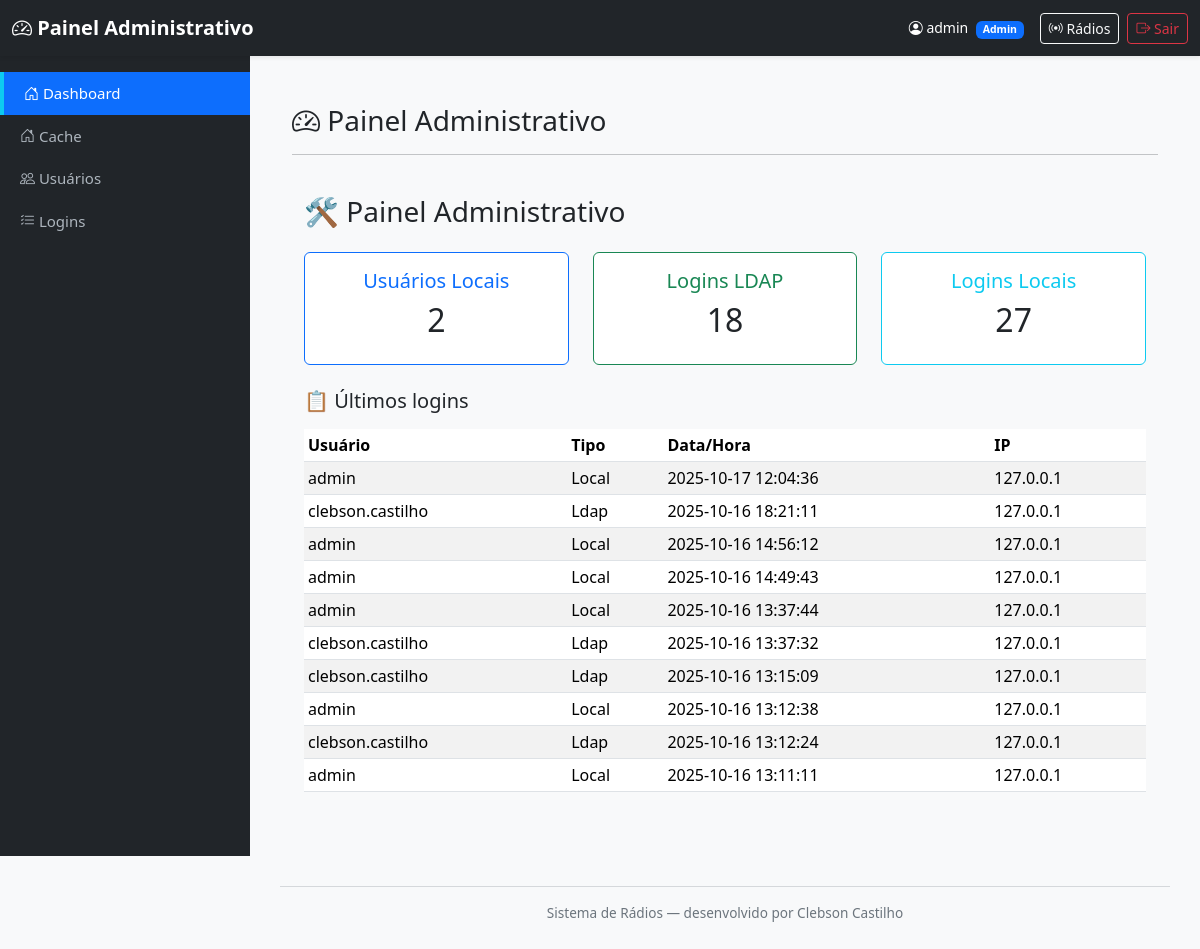
The page /admin/dashboard (signed in) on the database as committed earlier.
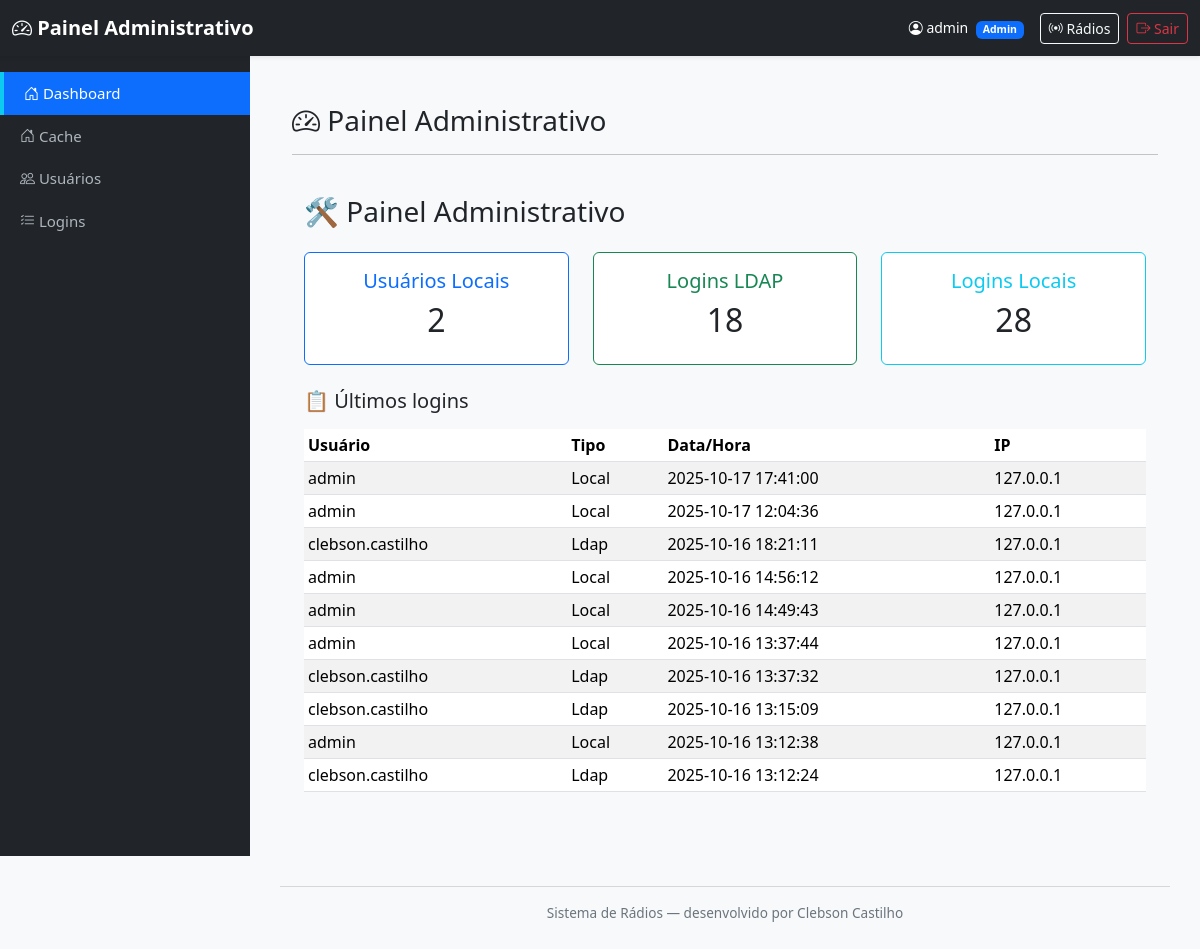
The same page on the database as committed later.
### tables this page shows
CREATE TABLE logins (
            id INTEGER PRIMARY KEY AUTOINCREMENT,
            usuario TEXT NOT NULL,
            tipo_login TEXT NOT NULL,
            data_hora TEXT NOT NULL,
            ip TEXT
        );

### mod_admin/routes.py (the view)
@bp_admin.route('/admin/dashboard')
@admin_required   # ✅ Decorator direto
def dashboard():
    total_usuarios = contar_usuarios()
    logins = contar_logins()
    total_local = logins.get("local", 0)
    total_ldap = logins.get("ldap", 0)
    logs = listar_logins(10)
    usuarios = listar_usuarios()
    return render_template(
        'admin_dashboard.html',
        total_usuarios=total_usuarios,
        total_local=total_local,
        total_ldap=total_ldap,
        logs=logs,
        usuarios=usuarios
    )

### mod_admin/models.py (called while the page is built)
def get_connection():
    conn = sqlite3.connect(DB_PATH, check_same_thread=False)
    conn.row_factory = sqlite3.Row
    return conn

def listar_logins(limit=100):
    conn = get_connection()
    cur = conn.cursor()
    cur.execute("""
        SELECT usuario, tipo_login, data_hora, ip
        FROM logins
        ORDER BY id DESC
        LIMIT ?
    """, (limit,))
    registros = cur.fetchall()
    conn.close()
    return registros

def contar_logins():
    conn = get_connection()
    cur = conn.cursor()
    cur.execute("SELECT COUNT(*) FROM logins WHERE tipo_login='local'")
    total_local = cur.fetchone()[0]
    cur.execute("SELECT COUNT(*) FROM logins WHERE tipo_login='ldap'")
    total_ldap = cur.fetchone()[0]
    conn.close()
    return {"local": total_local, "ldap": total_ldap}

def listar_usuarios():
    conn = get_connection()
    cur = conn.cursor()
    cur.execute("""
        CREATE TABLE IF NOT EXISTS usuarios (
            id INTEGER PRIMARY KEY AUTOINCREMENT,
            nome TEXT,
            usuario TEXT UNIQUE,
            senha TEXT,
            tipo TEXT
        )
    """)
    cur.execute("SELECT id, nome, usuario, tipo FROM usuarios ORDER BY id ASC")
    usuarios = cur.fetchall()
    conn.close()
    return usuarios

def contar_usuarios():
    conn = get_connection()
    cur = conn.cursor()
    cur.execute("SELECT COUNT(*) FROM usuarios")
    total = cur.fetchone()[0]
    conn.close()
    return total

### mod_auth/utils.py (called while the page is built)
def admin_required(f):
    @wraps(f)
    def decorated_function(*args, **kwargs):
        user = session.get('user')
        if not user:
            flash("⚠️ Faça login para continuar.", "warning")
            return redirect(url_for('auth.login'))
        if user.get('tipo') != 'admin':
            template = current_app.jinja_env.get_or_select_template("error_403.html")
            return template.render(user=user), 403
        return f(*args, **kwargs)
    return decorated_function

### mod_admin/templates/admin_dashboard.html (shortened to what this page needs)
{% extends "admin_base.html" %}
{% block content %}
<div class="container py-4">
  <h3><i class="bi bi-speedometer2"></i> Painel Administrativo </h3>
  <hr>
  <div class="container py-4">
    <h3 class="mb-4">🛠 Painel Administrativo</h3>
    <div class="row text-center mb-4">
      <div class="col-md-4">
        <div class="card border-primary">
          <div class="card-body">
            <h5 class="text-primary">Usuários Locais</h5>
            <h2>{{ total_usuarios }}</h2>
          </div>
        </div>
      </div>
      <div class="col-md-4">
        <div class="card border-success">
          <div class="card-body">
            <h5 class="text-success">Logins LDAP</h5>
            <h2>{{ total_ldap }}</h2>
          </div>
        </div>
      </div>
      <div class="col-md-4">
        <div class="card border-info">
          <div class="card-body">
            <h5 class="text-info">Logins Locais</h5>
            <h2>{{ total_local }}</h2>
          </div>
        </div>
      </div>
    </div>
    <h5 class="mb-3">📋 Últimos logins</h5>
    <table class="table table-sm table-striped">
      <thead>
        <tr>
          <th>Usuário</th>
          <th>Tipo</th>
          <th>Data/Hora</th>
          <th>IP</th>
        </tr>
      </thead>
      <tbody>
        {% for u, t, d, i in logs %}
        <tr>
          <td>{{ u }}</td>
          <td>{{ t|capitalize }}</td>
          <td>{{ d }}</td>
          <td>{{ i or '-' }}</td>
        </tr>
        {% endfor %}
      </tbody>
    </table>
  </div>
</div>
{% endblock %}

### templates/admin_base.html (shortened to what this page needs)
<!DOCTYPE html>
<html lang="pt-BR">
<head>
  <link href="https://cdn.jsdelivr.net/npm/bootstrap@5.3.3/dist/css/bootstrap.min.css" rel="stylesheet">
  <link href="https://cdn.jsdelivr.net/npm/bootstrap-icons@1.11.3/font/bootstrap-icons.css" rel="stylesheet">
</head>
<body class="bg-light">
  <nav class="navbar navbar-dark bg-dark fixed-top shadow-sm">
    <div class="container-fluid d-flex justify-content-between align-items-center">
      <span class="navbar-brand mb-0 h5">
        <i class="bi bi-speedometer2"></i> Painel Administrativo
      </span>
      <div class="d-flex align-items-center">
        <span class="text-white small me-3">
          <i class="bi bi-person-circle"></i>
          {% if session.user %}
          {{ session.user.usuario }}
          <span class="badge bg-{% if session.user.tipo == 'admin' %}primary{% else %}secondary{% endif %} ms-1">
            {{ session.user.tipo|capitalize }}
          </span>
          {% endif %}
        </span>
        <a href="{{ url_for('radio.select_radio') }}" class="btn btn-outline-light btn-sm me-2">
          <i class="bi bi-broadcast"></i> Rádios
        </a>
        <a href="{{ url_for('auth.logout') }}" class="btn btn-outline-danger btn-sm">
          <i class="bi bi-box-arrow-right"></i> Sair
        </a>
      </div>
    </div>
  </nav>
  <div class="sidebar bg-dark" id="sidebar">
    <a href="{{ url_for('admin.dashboard') }}" class="{% if request.endpoint == 'admin.dashboard' %}active{% endif %}">
      <i class="bi bi-house-door"></i> Dashboard
    </a>
        <a href="{{ url_for('radio.status_cache') }}" class="{% if request.endpoint == 'radio.status_cache' %}active{% endif %}">
      <i class="bi bi-house-door"></i> Cache
    </a>
    <a href="{{ url_for('admin.usuarios') }}" class="{% if request.endpoint == 'admin.usuarios' %}active{% endif %}">
      <i class="bi bi-people"></i> Usuários
    </a>
    <a href="{{ url_for('admin.logins') }}" class="{% if request.endpoint == 'admin.logins' %}active{% endif %}">
      <i class="bi bi-list-check"></i> Logins
    </a>
  </div>
  <div class="content">
    {% block content %}
    {% endblock %}
    <footer>
      <hr>
      Sistema de Rádios — desenvolvido por Clebson Castilho
    </footer>
  </div>
</body>
</html>

### templates/admin_base.html (style rules this page uses)
body { background-color: #f8f9fa; overflow-x: hidden; }
.navbar { height: 56px; }
.sidebar { width: 250px; height: 100vh; background-color: #212529; position: fixed; top: 56px; left: 0; padding-top: 1rem; overflow-y: auto; transition: left 0.3s ease-in-out; }
.sidebar a { color: #adb5bd; text-decoration: none; display: block; padding: 10px 20px; font-size: 15px; }
.sidebar a:hover, .sidebar a.active { background-color: #0d6efd; color: white; border-left: 4px solid #0dcaf0; }
.content { margin-left: 250px; padding: 80px 30px 30px; transition: margin-left 0.3s ease; }
.navbar-brand { font-weight: bold; }
footer { text-align: center; font-size: 0.85rem; color: #6c757d; margin-top: 30px; }

Rows that differ between the two databases and show on the page:
no longer on this page (row unchanged): logins: usuario "admin", tipo_login "Local", data_hora "2025-10-16 13:11:11", ip "127.0.0.1"
added logins: usuario "admin", tipo_login "Local", data_hora "2025-10-17 17:41:00", ip "127.0.0.1"
Other text that changed with them:
{{ total_local }}: "27" → "28"
